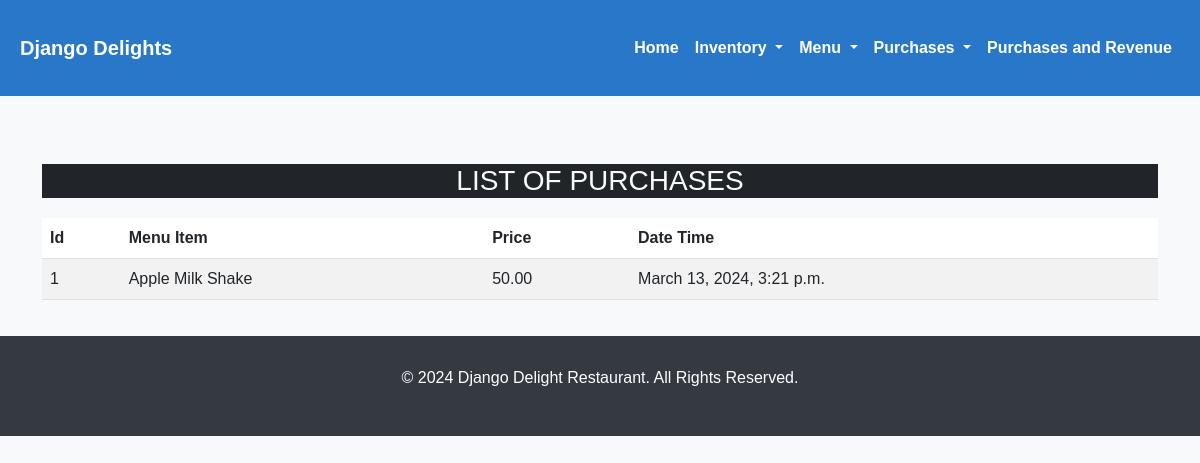
The app's page /inventory/purchases/, older data.
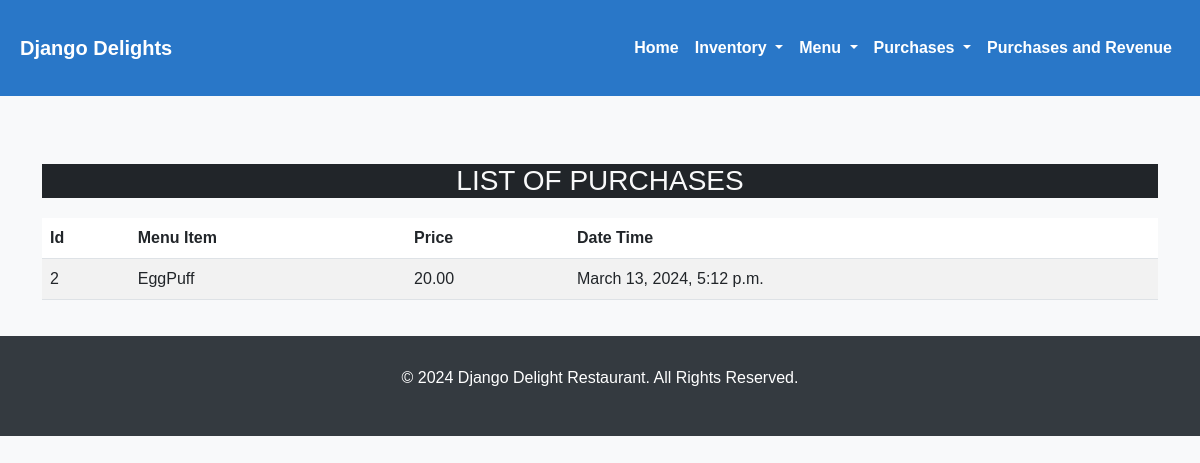
The same page, newer data.
### inventory/models.py (models this page shows, shortened)
class CustomerPurchases(models.Model):
    menu_item = models.ForeignKey(MenuItem, on_delete=models.CASCADE)
    date_time = models.DateTimeField(auto_now_add=True, blank=True)
    price = models.DecimalField(max_digits=10, decimal_places=2, blank=True, null=True)

class MenuItem(models.Model):
    item_name = models.CharField(max_length=50)
    price = models.DecimalField(max_digits=10, decimal_places=2)
    item_image = models.ImageField(null=True,blank=True,upload_to='images/')
    def __str__(self):
        return self.item_name

### inventory/views.py (the view)
# urls.py: path('purchases/', PurchasesListView.as_view(), name='purchase-list'),
class PurchasesListView(ListView):
    model = CustomerPurchases
    template_name = 'inventory/purchases.html'
    context_object_name = 'purchases'

### inventory/templates/inventory/purchases.html (shortened to what this page needs)
{% extends 'inventory/base.html' %}
{% block content %}
<div class="container mt-5">
  <div class="align-items-cente text-center text-bg-dark  text-light "><h3>LIST OF PURCHASES</h3></div>
  <div class="table-responsive">
    <table class="table table-striped ">
      <thead>
        <tr>
          <th>Id</th>
          <th>Menu Item</th>
          <th>Price</th>
          <th>Date Time</th>
        </tr>
      </thead>
      <tbody>
        {% for purchase in purchases %}
        <tr>
          <td>{{purchase.id}}</td>
          <td>{{purchase.menu_item}}</td>
          <td>{{purchase.price}}</td>
          <td>{{purchase.date_time}}</td>
        </tr>
        {% endfor %}
      </tbody>
    </table>
  </div>
</div>
{% endblock %}

### inventory/templates/inventory/base.html (shortened to what this page needs)
<!DOCTYPE html>
<html lang="en">
<head>
<link href="https://cdn.jsdelivr.net/npm/bootstrap@5.3.0-alpha1/dist/css/bootstrap.min.css" rel="stylesheet">
</head>
<body>
  <nav class="navbar navbar-expand-lg navbar-dark">
    <div class="container-fluid">
      <a class="navbar-brand" href="{% url 'home' %}">Django Delights</a>
      <div class="collapse navbar-collapse justify-content-end" id="navbarNav">
        <ul class="navbar-nav">
          <li class="nav-item">
            <a class="nav-link active" aria-current="page" href="{% url 'home' %}">Home</a>
          </li>
          <li class="nav-item dropdown">
            <a class="nav-link dropdown-toggle" href="#" id="navbarDropdownMenuLinkInventory" role="button" data-bs-toggle="dropdown" aria-expanded="false">
              Inventory
            </a>
          </li>
          <li class="nav-item dropdown">
            <a class="nav-link dropdown-toggle" href="#" id="navbarDropdownMenuLinkMenuitem" role="button" data-bs-toggle="dropdown" aria-expanded="false">
              Menu
            </a>
          </li>
          <li class="nav-item dropdown">
            <a class="nav-link dropdown-toggle" href="#" id="navbarDropdownMenuLinkPurchases" role="button" data-bs-toggle="dropdown" aria-expanded="false">
              Purchases
            </a>
          </li>
          <li class="nav-item">
            <a class="nav-link" href="{% url 'profit' %}">Purchases and Revenue</a>
          </li>
        </ul>
      </div>
    </div>
  </nav>
  <div class="container-fluid">
    {% block content %}
    {% endblock %}
  </div>
  <footer class="footer">
    <div class="container">
      <p>&copy; 2024 Django Delight Restaurant. All Rights Reserved.</p>
    </div>
  </footer>
</body>
</html>

### inventory/templates/inventory/base.html (style rules this page uses)
body { font-family: Arial, sans-serif; background-color: #f8f9fa; }
.navbar { background-color: #2977c8; }
.navbar-brand, .navbar-nav .nav-link { color: #ffffff; font-weight: 600; }
.container-fluid { padding: 20px; }
.table-responsive { margin-top: 20px; }
th, td { vertical-align: middle; }
.footer { background-color: #343a40; color: #ffffff; text-align: center; padding: 30px 0; }

Row changes from the older to the newer data that the page shows:
removed CustomerPurchases: id "1", menu_item "Apple Milk Shake", price "50.00", date_time "March 13, 2024, 3:21 p.m."
added CustomerPurchases: id "2", menu_item "EggPuff", price "20.00", date_time "March 13, 2024, 5:12 p.m."
